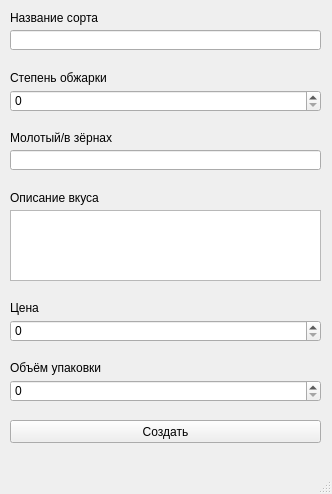
<?xml version="1.0" encoding="UTF-8"?>
<ui version="4.0">
 <class>MainWindow</class>
 <widget class="QMainWindow" name="MainWindow">
  <property name="geometry">
   <rect>
    <x>0</x>
    <y>0</y>
    <width>332</width>
    <height>494</height>
   </rect>
  </property>
  <property name="windowTitle">
   <string>MainWindow</string>
  </property>
  <widget class="QWidget" name="centralwidget">
   <widget class="QLabel" name="label">
    <property name="geometry">
     <rect>
      <x>10</x>
      <y>10</y>
      <width>311</width>
      <height>16</height>
     </rect>
    </property>
    <property name="text">
     <string>Название сорта</string>
    </property>
   </widget>
   <widget class="QLineEdit" name="lineEdit">
    <property name="geometry">
     <rect>
      <x>10</x>
      <y>30</y>
      <width>311</width>
      <height>20</height>
     </rect>
    </property>
   </widget>
   <widget class="QLabel" name="label_2">
    <property name="geometry">
     <rect>
      <x>10</x>
      <y>70</y>
      <width>311</width>
      <height>16</height>
     </rect>
    </property>
    <property name="text">
     <string>Степень обжарки</string>
    </property>
   </widget>
   <widget class="QSpinBox" name="spinBox">
    <property name="geometry">
     <rect>
      <x>10</x>
      <y>90</y>
      <width>311</width>
      <height>22</height>
     </rect>
    </property>
   </widget>
   <widget class="QLabel" name="label_3">
    <property name="geometry">
     <rect>
      <x>10</x>
      <y>130</y>
      <width>311</width>
      <height>16</height>
     </rect>
    </property>
    <property name="text">
     <string>Молотый/в зёрнах</string>
    </property>
   </widget>
   <widget class="QLineEdit" name="lineEdit_2">
    <property name="geometry">
     <rect>
      <x>10</x>
      <y>150</y>
      <width>311</width>
      <height>20</height>
     </rect>
    </property>
   </widget>
   <widget class="QLabel" name="label_4">
    <property name="geometry">
     <rect>
      <x>10</x>
      <y>190</y>
      <width>311</width>
      <height>16</height>
     </rect>
    </property>
    <property name="text">
     <string>Описание вкуса</string>
    </property>
   </widget>
   <widget class="QTextEdit" name="textEdit">
    <property name="geometry">
     <rect>
      <x>10</x>
      <y>210</y>
      <width>311</width>
      <height>71</height>
     </rect>
    </property>
   </widget>
   <widget class="QLabel" name="label_5">
    <property name="geometry">
     <rect>
      <x>10</x>
      <y>300</y>
      <width>311</width>
      <height>16</height>
     </rect>
    </property>
    <property name="text">
     <string>Цена</string>
    </property>
   </widget>
   <widget class="QSpinBox" name="spinBox_2">
    <property name="geometry">
     <rect>
      <x>10</x>
      <y>320</y>
      <width>311</width>
      <height>22</height>
     </rect>
    </property>
   </widget>
   <widget class="QLabel" name="label_6">
    <property name="geometry">
     <rect>
      <x>10</x>
      <y>360</y>
      <width>311</width>
      <height>16</height>
     </rect>
    </property>
    <property name="text">
     <string>Объём упаковки</string>
    </property>
   </widget>
   <widget class="QSpinBox" name="spinBox_3">
    <property name="geometry">
     <rect>
      <x>10</x>
      <y>380</y>
      <width>311</width>
      <height>22</height>
     </rect>
    </property>
   </widget>
   <widget class="QPushButton" name="pushButton">
    <property name="geometry">
     <rect>
      <x>10</x>
      <y>420</y>
      <width>311</width>
      <height>23</height>
     </rect>
    </property>
    <property name="text">
     <string>Создать</string>
    </property>
   </widget>
  </widget>
  <widget class="QMenuBar" name="menubar">
   <property name="geometry">
    <rect>
     <x>0</x>
     <y>0</y>
     <width>332</width>
     <height>21</height>
    </rect>
   </property>
  </widget>
  <widget class="QStatusBar" name="statusbar"/>
 </widget>
 <resources/>
 <connections/>
</ui>
